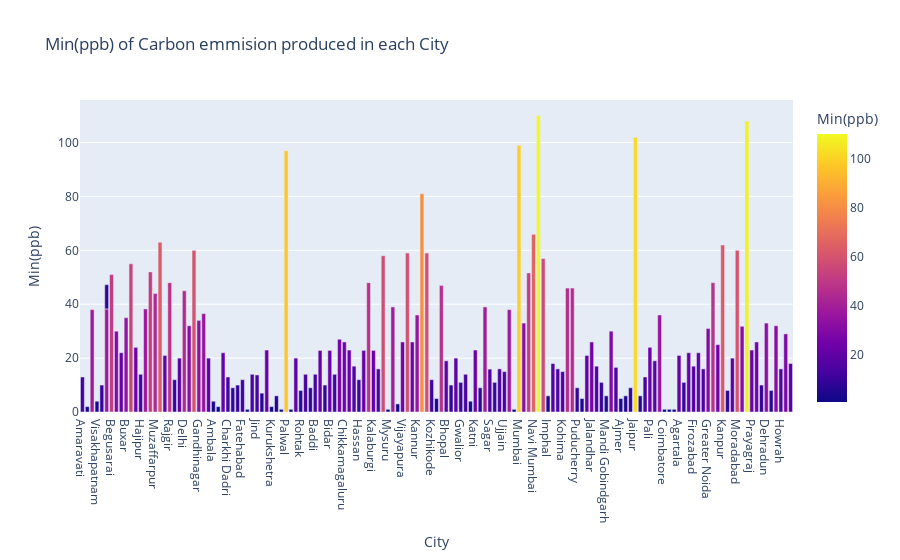

The notebook cell this image was saved under:
### Code cell
#Visualizing the Min(ppb) of Carbon emmision produced in each City

fig = px.bar(ds1, x='City', y='Min(ppb)',title="Min(ppb) of Carbon emmision produced in each City", color="Min(ppb)")
fig.show()

### Figure 1 — Plotly figure (JSON) as saved in the notebook; plotly's stock layout.template omitted (floating-point values rounded to 4 significant figures; data arrays with more than 128 entries replaced by an {"elided": "..."} marker saying what was removed)
{"data": [{"alignmentgroup": "True", "hovertemplate": "City=%{x}<br>Min(ppb)=%{marker.color}<extra></extra>", "legendgroup": "", "marker": {"color": {"elided": "148 float values"}, "coloraxis": "coloraxis", "pattern": {"shape": ""}}, "name": "", "offsetgroup": "", "orientation": "v", "showlegend": false, "textposition": "auto", "type": "bar", "x": {"elided": "148 str values"}, "xaxis": "x", "y": {"elided": "148 float values"}, "yaxis": "y"}], "layout": {"barmode": "relative", "coloraxis": {"colorbar": {"title": {"text": "Min(ppb)"}}, "colorscale": [[0, "#0d0887"], [0.1111, "#46039f"], [0.2222, "#7201a8"], [0.3333, "#9c179e"], [0.4444, "#bd3786"], [0.5556, "#d8576b"], [0.6667, "#ed7953"], [0.7778, "#fb9f3a"], [0.8889, "#fdca26"], [1, "#f0f921"]]}, "legend": {"tracegroupgap": 0}, "title": {"text": "Min(ppb) of Carbon emmision produced in each City"}, "xaxis": {"anchor": "y", "domain": [0, 1], "title": {"text": "City"}}, "yaxis": {"anchor": "x", "domain": [0, 1], "title": {"text": "Min(ppb)"}}}}
